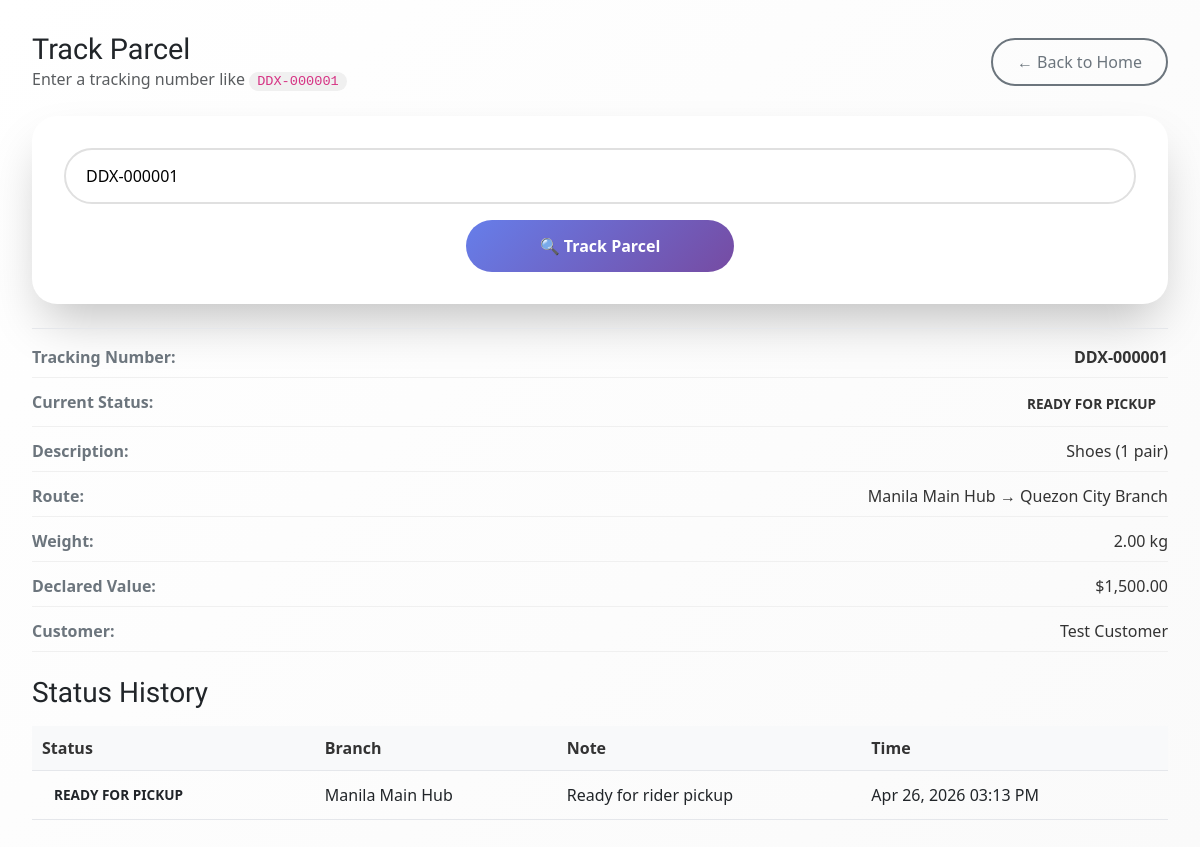
/customer/track.php?tracking=DDX-000001, run on the app's committed database.
### tables this page shows
CREATE TABLE parcel (
  id INT AUTO_INCREMENT PRIMARY KEY,
  booking_id INT NOT NULL,
  tracking_number VARCHAR(32) NOT NULL UNIQUE,
  description VARCHAR(255) NOT NULL,
  declared_value DECIMAL(10,2) NOT NULL DEFAULT 0.00,
  weight_kg DECIMAL(10,2) NOT NULL DEFAULT 0.00,
  status ENUM(
    'PENDING_DROP_OFF',
    'PENDING_INSPECTION',
    'DECLINED',
    'READY_FOR_PICKUP',
    'OUT_FOR_DELIVERY',
    'IN_TRANSIT',
    'DELIVERED'
  ) NOT NULL DEFAULT 'PENDING_DROP_OFF',
  current_branch_id INT NULL,
  inspected_by_staff_id INT NULL,
  assigned_rider_id INT NULL,
  last_scan_at DATETIME NULL,
  created_at DATETIME NOT NULL DEFAULT CURRENT_TIMESTAMP,
  CONSTRAINT fk_parcel_booking FOREIGN KEY (booking_id) REFERENCES booking(id),
  CONSTRAINT fk_parcel_branch FOREIGN KEY (current_branch_id) REFERENCES branch(id),
  CONSTRAINT fk_parcel_inspected_by FOREIGN KEY (inspected_by_staff_id) REFERENCES staff(id),
  CONSTRAINT fk_parcel_rider FOREIGN KEY (assigned_rider_id) REFERENCES staff(id)
);

CREATE TABLE branch (
  id INT AUTO_INCREMENT PRIMARY KEY,
  name VARCHAR(120) NOT NULL,
  address VARCHAR(255) NULL,
  created_at DATETIME NOT NULL DEFAULT CURRENT_TIMESTAMP
);

CREATE TABLE customer (
  id INT AUTO_INCREMENT PRIMARY KEY,
  full_name VARCHAR(120) NOT NULL,
  email VARCHAR(190) NOT NULL UNIQUE,
  password_hash VARCHAR(255) NOT NULL,
  phone VARCHAR(40) NULL,
  address VARCHAR(255) NULL,
  created_at DATETIME NOT NULL DEFAULT CURRENT_TIMESTAMP
);

CREATE TABLE parcel_status_history (
  id INT AUTO_INCREMENT PRIMARY KEY,
  parcel_id INT NOT NULL,
  status VARCHAR(40) NOT NULL,
  branch_id INT NULL,
  note VARCHAR(255) NULL,
  created_at DATETIME NOT NULL DEFAULT CURRENT_TIMESTAMP,
  updated_by_staff_id INT NULL,
  updated_by_rider_id INT NULL,
  CONSTRAINT fk_hist_parcel FOREIGN KEY (parcel_id) REFERENCES parcel(id),
  CONSTRAINT fk_hist_branch FOREIGN KEY (branch_id) REFERENCES branch(id),
  CONSTRAINT fk_hist_staff FOREIGN KEY (updated_by_staff_id) REFERENCES staff(id),
  CONSTRAINT fk_hist_rider FOREIGN KEY (updated_by_rider_id) REFERENCES staff(id)
);

### includes/util.php (called while the page is built, shortened)
<?php
function h(?string $s): string
{
    return htmlspecialchars($s ?? "", ENT_QUOTES, "UTF-8");
}

### customer/track.php (the view, shortened to what this page needs)
<?php
require_once("../config/db.php");
require_once("../includes/util.php");
$tracking = trim($_GET["tracking"] ?? "");
$parcel = null;
$history = [];
if ($tracking !== "") {
    $stmt = $conn->prepare("
        SELECT pr.id, pr.tracking_number, pr.description, pr.status, pr.weight_kg, pr.declared_value,
               b.id AS booking_id,
               ob.name AS origin_branch,
               db.name AS destination_branch,
               cb.full_name AS customer_name
        FROM parcel pr
        JOIN booking b ON b.id = pr.booking_id
        JOIN customer cb ON cb.id = b.customer_id
        JOIN branch ob ON ob.id = b.origin_branch_id
        JOIN branch db ON db.id = b.destination_branch_id
        WHERE pr.tracking_number = ?
        LIMIT 1
    ");
    $stmt->bind_param("s", $tracking);
    $stmt->execute();
    $res = $stmt->get_result();
    $parcel = $res ? $res->fetch_assoc() : null;
    if (!$parcel) {
        $error = "Tracking number not found.";
    } else {
        $parcelId = (int)$parcel["id"];
        $stmt = $conn->prepare("
            SELECT h.status, h.note, h.created_at, br.name AS branch_name
            FROM parcel_status_history h
            LEFT JOIN branch br ON br.id = h.branch_id
            WHERE h.parcel_id = ?
            ORDER BY h.id DESC
            LIMIT 50
        ");
        $stmt->bind_param("i", $parcelId);
        $stmt->execute();
        $res = $stmt->get_result();
        $history = $res ? $res->fetch_all(MYSQLI_ASSOC) : [];
    }
}
?>
<div class="track-header">
    <div>
        <h1 style="font-family: 'ADLaM Display', serif; font-size: 1.8rem; margin: 0;">Track Parcel</h1>
        <p class="text-muted mb-0">Enter a tracking number like <code>DDX-000001</code></p>
    </div>
    <?php if (!empty($_SESSION["role"]) && ($_SESSION["role"] === "customer")): ?>
    <?php else: ?>
        <a class="btn-back" href="/DDXpress/index.php">← Back to Home</a>
    <?php endif; ?>
</div>
<div class="track-card">
    <form method="get" action="/DDXpress/customer/track.php" autocomplete="on">
        <input type="text" class="track-input" name="tracking" placeholder="Tracking number (e.g. DDX-000001)" value="<?= h($tracking) ?>" required>
        <button type="submit" class="track-btn">🔍 Track Parcel</button>
    </form>
</div>
<?php if ($parcel): ?>
    <div class="parcel-details">
        <div class="detail-row">
            <span class="detail-label">Tracking Number:</span>
            <span class="detail-value"><strong><?= h($parcel["tracking_number"]) ?></strong></span>
        </div>
        <div class="detail-row">
            <span class="detail-label">Current Status:</span>
            <span class="detail-value">
                <span class="status-badge status-<?= h($parcel["status"]) ?>">
                    <?= str_replace('_', ' ', h($parcel["status"])) ?>
                </span>
            </span>
        </div>
        <div class="detail-row">
            <span class="detail-label">Description:</span>
            <span class="detail-value"><?= h($parcel["description"]) ?></span>
        </div>
        <div class="detail-row">
            <span class="detail-label">Route:</span>
            <span class="detail-value"><?= h($parcel["origin_branch"]) ?> → <?= h($parcel["destination_branch"]) ?></span>
        </div>
        <div class="detail-row">
            <span class="detail-label">Weight:</span>
            <span class="detail-value"><?= number_format((float)$parcel["weight_kg"], 2) ?> kg</span>
        </div>
        <?php if (!empty($parcel["declared_value"]) && (float)$parcel["declared_value"] > 0): ?>
            <div class="detail-row">
                <span class="detail-label">Declared Value:</span>
                <span class="detail-value">$<?= number_format((float)$parcel["declared_value"], 2) ?></span>
            </div>
        <?php endif; ?>
        <?php if (!empty($parcel["customer_name"])): ?>
            <div class="detail-row">
                <span class="detail-label">Customer:</span>
                <span class="detail-value"><?= h($parcel["customer_name"]) ?></span>
            </div>
        <?php endif; ?>
    </div>
    <h3 style="margin: 1.5rem 0 0.5rem; font-family: 'ADLaM Display', serif;">Status History</h3>
    <?php if (empty($history)): ?>
        <div class="text-muted" style="padding: 1rem 0;">No history yet.</div>
    <?php else: ?>
        <table class="history-table">
            <thead>
                <tr>
                    <th>Status</th>
                    <th>Branch</th>
                    <th>Note</th>
                    <th>Time</th>
                </tr>
            </thead>
            <tbody>
                <?php foreach ($history as $hrow): ?>
                    <tr>
                        <td>
                            <span class="status-badge status-<?= h($hrow["status"]) ?>">
                                <?= str_replace('_', ' ', h($hrow["status"])) ?>
                            </span>
                        </td>
                        <td><?= h($hrow["branch_name"] ?? "-") ?></td>
                        <td><?= h($hrow["note"] ?? "-") ?></td>
                        <td><?= date('M d, Y h:i A', strtotime($hrow["created_at"])) ?></td>
                    </tr>
                <?php endforeach; ?>
            </tbody>
        </table>
    <?php endif; ?>
<?php endif; ?>
<?php
include("../layout/layout.php");
?>

### layout/layout.php (style rules this page uses)
* { margin: 0; padding: 0; box-sizing: border-box; }
body { background: linear-gradient(135deg, #ffffff 0%, #fafafa 100%); min-height: 100vh; font-family: 'Segoe UI', Tahoma, Geneva, Verdana, sans-serif; }
h1, h2, h3, h4, h5, h6 { font-family: 'ADLaM Display', serif; }

### customer/track.php (style rules this page uses)
.track-header { display: flex; justify-content: space-between; align-items: center; margin-bottom: 1.5rem; }
.track-card { background: white; border-radius: 25px; padding: 2rem; box-shadow: 0 25px 50px -12px rgba(0, 0, 0, 0.25); text-align: center; }
.track-input { width: 100%; padding: 14px 20px; border: 2px solid #e0e0e0; border-radius: 50px; font-size: 1rem; margin-bottom: 1rem; transition: all 0.3s; }
.track-btn { width: 25%; padding: 14px; background: linear-gradient(135deg, #667eea, #764ba2); border: none; border-radius: 50px; color: white; font-size: 1rem; font-weight: bold; cursor: pointer; transition: all 0.3s; }
.btn-back { padding: 10px 24px; border-radius: 30px; text-decoration: none; font-weight: 500; transition: all 0.3s; border: 2px solid #6c757d; display: inline-block; background: transparent; color: #6c757d; }
.parcel-details { margin-top: 1.5rem; padding-top: 1rem; border-top: 1px solid #e5e7eb; }
.detail-row { display: flex; justify-content: space-between; margin-bottom: 0.75rem; padding-bottom: 0.5rem; border-bottom: 1px solid #f0f0f0; }
.detail-label { font-weight: 600; color: #6c757d; }
.detail-value { font-weight: 500; color: #333; }
.status-badge { display: inline-block; padding: 4px 12px; border-radius: 50px; font-size: 0.85rem; font-weight: 600; }
.history-table { width: 100%; border-collapse: collapse; margin-top: 1rem; }
.history-table th, .history-table td { padding: 10px; text-align: left; border-bottom: 1px solid #e5e7eb; }
.history-table th { background: #f8f9fa; font-weight: 600; color: #333; }
code { background: #f0f0f0; padding: 2px 8px; border-radius: 20px; font-size: 0.85rem; }

### data on the page
parcel: tracking_number "DDX-000001", status "READY FOR PICKUP", description "Shoes (1 pair)", current_branch.name "Manila Main Hub", branch.name "Quezon City Branch", weight_kg "2.00", declared_value "1,500.00", customer.full_name "Test Customer"
parcel_status_history: status "READY FOR PICKUP", branch.name "Manila Main Hub", note "Ready for rider pickup", created_at "Apr 26, 2026 03:13 PM"
